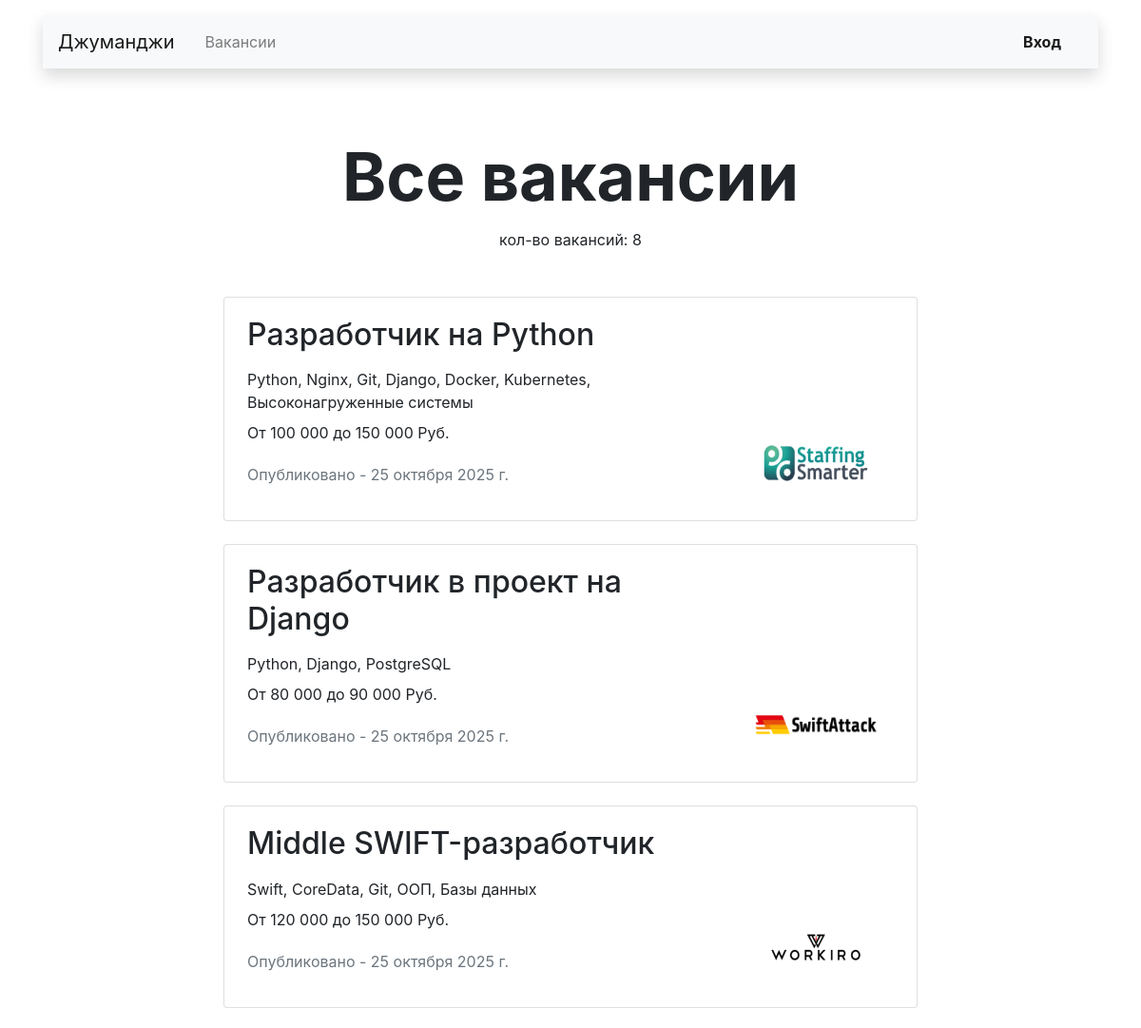
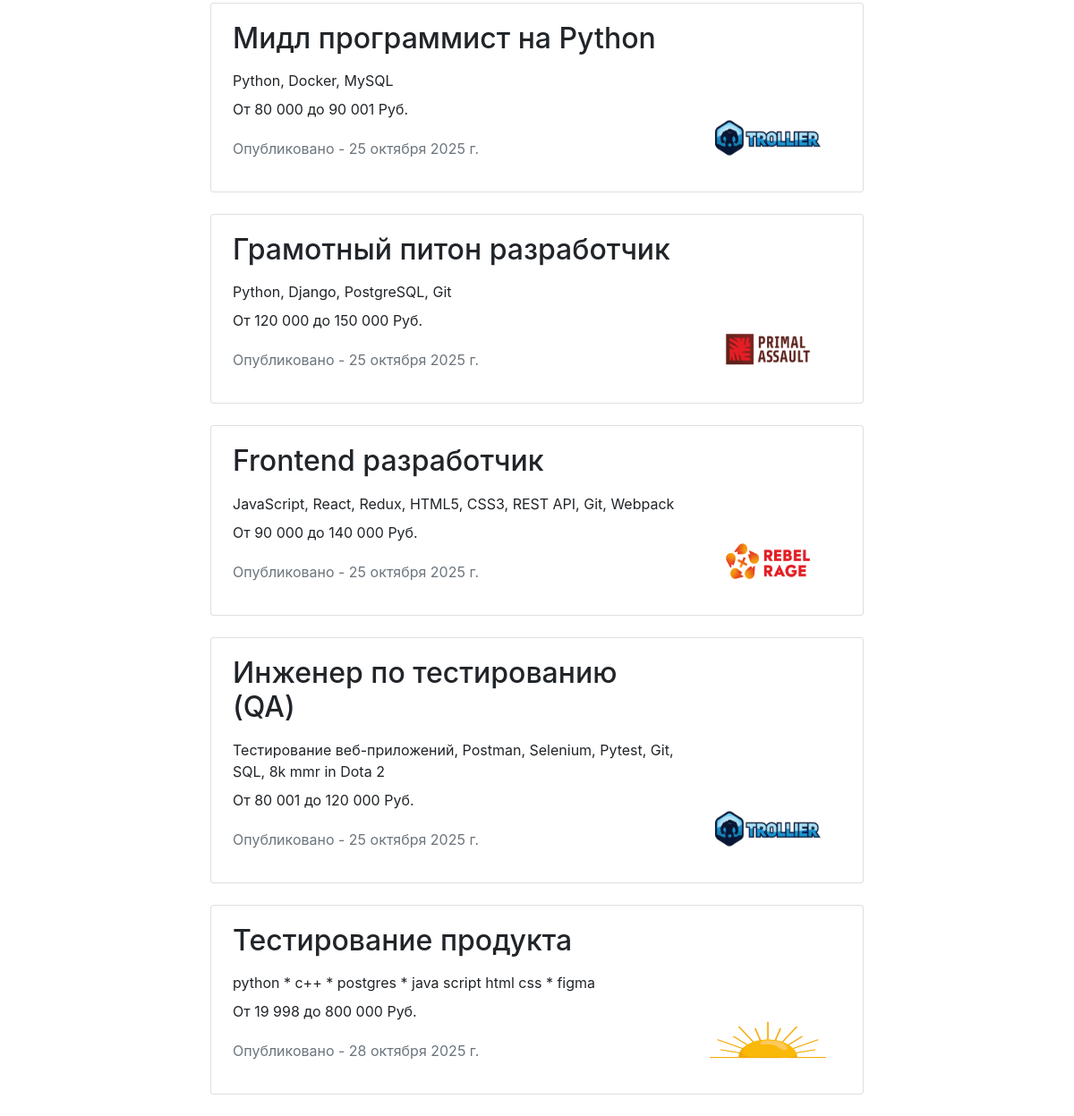
Page /vacancies/ on the committed database (2 pictures, top to bottom).
### main/models.py (models this page shows, shortened)
class Vacancy(models.Model):
    title = models.CharField(max_length=150, verbose_name='Название')
    specialty = models.ForeignKey(
        'Specialty',
        on_delete=models.CASCADE,
        to_field="code",
        related_name="vacancies",
        verbose_name='Специализация',
    )
    company = models.ForeignKey(
        'Company',
        on_delete=models.CASCADE,
        related_name="vacancies",
        verbose_name='Компания',
    )
    skills = models.TextField(blank=True, verbose_name='Навыки')
    description = models.TextField(blank=True, verbose_name='Текст')
    salary_min = models.IntegerField(default=0, blank=True, verbose_name='Зарплата от')
    salary_max = models.IntegerField(default=0, blank=True, verbose_name='Зарплата до')
    published_at = models.DateField(auto_now_add=True, verbose_name='Опубликовано')
    class Meta:
        verbose_name = 'Вакансию'
        verbose_name_plural = 'Вакансии'
        ordering = ['id']
    def get_absolute_url(self):
        return reverse('one_vacancy', args=(self.id,))

class Company(models.Model):
    name = models.CharField(max_length=50, verbose_name='Название')
    location = models.CharField(max_length=50, verbose_name='Город')
    logo = models.ImageField(
        upload_to='companies',
        default='https://place-hold.it/100x60', blank=True,
        verbose_name='Логотип',
    )
    description = models.TextField(blank=True, verbose_name='Инф. о компании')
    employee_count = models.IntegerField(default=0, verbose_name='Кол-во сотрудников')
    owner = models.OneToOneField(
        User,
        on_delete=models.CASCADE,
        verbose_name='Владелец',
        related_name='owner',
    )
    class Meta:
        verbose_name = 'Компанию'
        verbose_name_plural = 'Компании'
        ordering = ['pk']

### main/views.py (the view)
# urls.py: path('vacancies/', views.AllVacanciesView.as_view(), name='vacancies_page'),
class AllVacanciesView(ListView):
    model = Vacancy
    template_name = 'main/vacancies.html'
    def get_queryset(self):
        return super().get_queryset().select_related('company')

### main/templates/main/vacancies.html (shortened to what this page needs)
{% extends 'main/main_layout.html' %}
{% load humanize %}
{% block custom_body %}
    <main class="container mt-3">
        <section>
            <h1 class="h1 text-center mx-auto mt-4 pt-5" style="font-size: 70px;">
                <strong>
                    {% if specialty_ru %}
                        <span>специализация - {{ specialty_ru }}</span>
                    {% elif company %}
                        <div class="border m-auto h5 p-2 col-3">
                            <img src="{{ company.logo.url }}" width="100" height="60" alt="">
                            <p class="mt-auto">Компания - {{ company.name }}</p>
                        </div>
                        {{ company.title }}
                    {% else %}
                        Все вакансии
                    {% endif %}
                </strong>
            </h1>
            <p class="text-center pt-1">
                <span>кол-во вакансий: {{ object_list|length }}</span>
            </p>
            <div class="row mt-5">
                {% for object in object_list %}
                    <div class="col-12 col-lg-8 offset-lg-2 m-auto">
                        <div class="card mb-4">
                            <div class="card-body px-4">
                                <div class="row">
                                    <div class="col-12 col-md-8 col-lg-9">
                                        <h2 class="h2 pb-2">{{ object.title }}</h2>
                                        <p class="mb-2">{{ object.skills }}</p>
                                        <p>От {{ object.salary_min | intcomma }} до {{ object.salary_max | intcomma }} Руб.</p>
                                        <p class="text-muted pt-1">Опубликовано - {{ object.published_at }}</p>
                                    </div>
                                    <div class="col-12 col-md-4 col-lg-3 d-flex align-items-end">
                                        <a href="{{ object.get_absolute_url }}">
                                            <img src="{{ object.company.logo.url }}" width="130" height="80" alt="">
                                        </a>
                                    </div>
                                </div>
                            </div>
                        </div>
                    </div>
                {% endfor %}
            </div>
        </section>
    </main>
{% endblock %}

### rows in the picture
Vacancy: title "Разработчик на Python", skills "Python, Nginx, Git, Django, Docker, Kubernetes, Высоконагруженные системы", salary_min "100 000", salary_max "150 000", published_at "25 октября 2025 г.", company.logo (picture)
Vacancy: title "Разработчик в проект на Django", skills "Python, Django, PostgreSQL", salary_min "80 000", salary_max "90 000", published_at "25 октября 2025 г.", company.logo (picture)
Vacancy: title "Middle SWIFT-разработчик", skills "Swift, CoreData, Git, ООП, Базы данных", salary_min "120 000", salary_max "150 000", published_at "25 октября 2025 г.", company.logo (picture)
Vacancy: title "Мидл программист на Python", skills "Python, Docker, MySQL", salary_min "80 000", salary_max "90 001", published_at "25 октября 2025 г.", company.logo (picture)
Vacancy: title "Грамотный питон разработчик", skills "Python, Django, PostgreSQL, Git", salary_min "120 000", salary_max "150 000", published_at "25 октября 2025 г.", company.logo (picture)
Vacancy: title "Frontend разработчик", skills "JavaScript, React, Redux, HTML5, CSS3, REST API, Git, Webpack", salary_min "90 000", salary_max "140 000", published_at "25 октября 2025 г.", company.logo (picture)
Vacancy: title "Инженер по тестированию (QA)", skills "Тестирование веб-приложений, Postman, Selenium, Pytest, Git, SQL, 8k mmr in Dota 2", salary_min "80 001", salary_max "120 000", published_at "25 октября 2025 г.", company.logo (picture)
Vacancy: title "Тестирование продукта", skills "python * c++ * postgres * java script html css * figma", salary_min "19 998", salary_max "800 000", published_at "28 октября 2025 г.", company.logo (picture)

### other values in the picture
{{ object_list|length }} "8"
